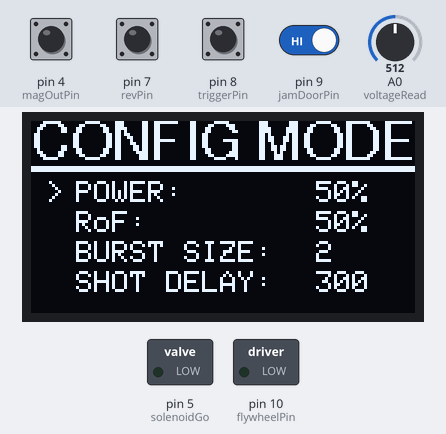
This sketch was run on a simulated Arduino Uno, built with avr-gcc and run on an emulated ATmega328P. Shown: 128×64 one-colour display, switched loads named in the sketch (green lamp = pin HIGH). The inputs (shaded band) are chosen by the test bench; at power-on: pin 4 (magOutPin), pin 7 (revPin), pin 8 (triggerPin), pin 9 (jamDoorPin) HIGH, A0 (voltageRead) = 512.

Above: at 4.3 s.
4.4 s: pin 7 (revPin) pulled LOW for 0.15 s
At 5.1 s:
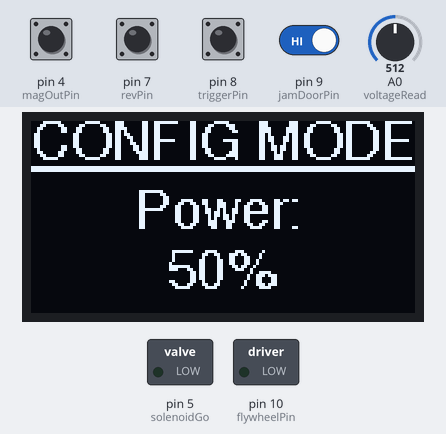
6.0 s: pin 8 (triggerPin) pulled LOW for 0.15 s
At 6.6 s:
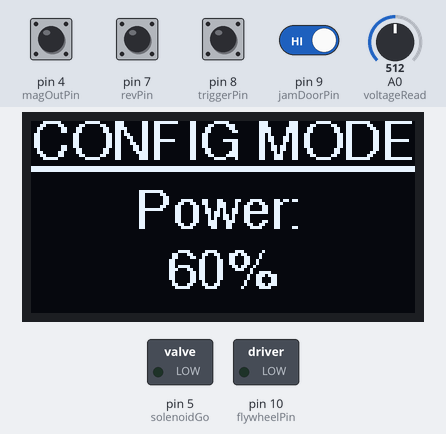
7.6 s: pin 9 (jamDoorPin) driven LOW
At 8.2 s:
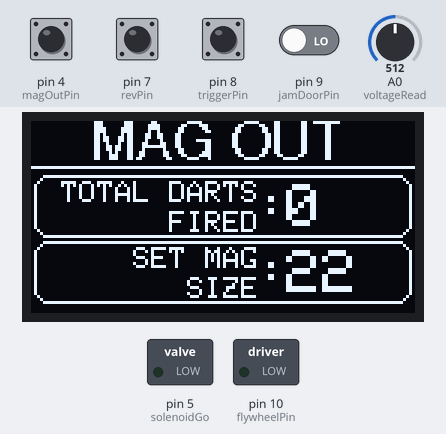
9.1 s: pin 4 (magOutPin) pulled LOW for 0.15 s
At 9.23 s:
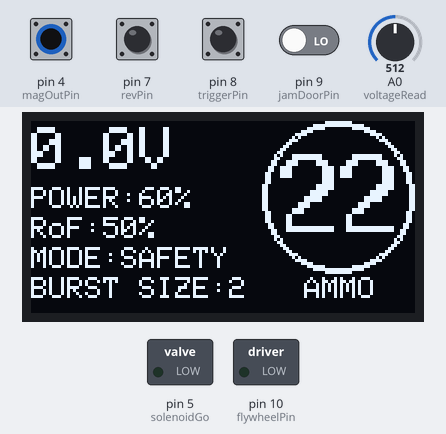
10.8 s: pin 8 (triggerPin) pulled LOW for 1 s
At 11.3 s:
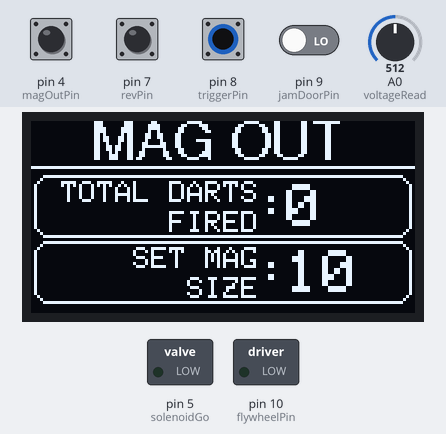
13.3 s: pin 4 (magOutPin) pulled LOW for 1 s
At 14.1 s:
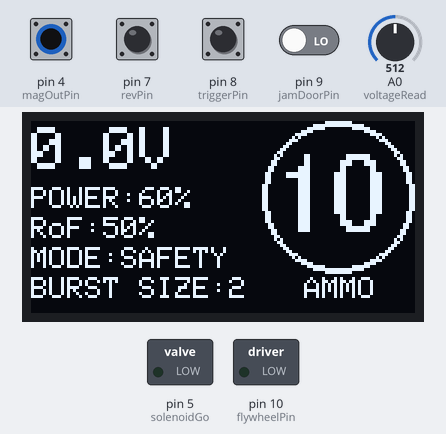
Timing chart, 0 to 16.3 s (numbered marks = the images above; inputs shaded):
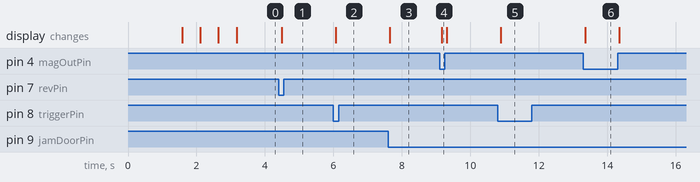

The sketch:

Rapidstrike_Solenoid_Code.ino
```cpp
#include <Adafruit_GFX.h>
#include <Adafruit_SSD1306.h>
#include <Fonts/FreeSans9pt7b.h>
#include <SPI.h>
#include <Wire.h>
#include <JC_Button.h>

//Pin Definition
#define triggerPin 8
#define solenoidGo 5
#define flywheelPin 10
#define revPin 7
#define magOutPin 4
#define jamDoorPin 9
#define voltageRead A0

// Configuration Options
int revDelay = 300;                                         //Default flywheel rev delay
byte burstSize = 2;                                         //Default qty of darts to fire in burst mode
byte rateOfFire = 50;                                       //Default rate of fire percentage
byte rateOfFireDelayMin = 30;                               //Max rate of fire delay between shots
byte rateOfFireDelayMax = 150;                              //Min rate of fire delay between shots
byte solenoidRoF;
byte flywheelPower = 50;                                    //Default flywheel power
byte fireMode = 0;                                          //Starts blaster in safety mode. 0=Safety, 1=Single Shot, 2=Burst Fire, 3=Full Auto
byte dartsFired = 0;                                        //Counts how many darts are fired for each trigger pull
int totalDartsFired = 0;                                    //Keeps track of total darts fired between blaster resets
int dartsToFire = 0;                                        //Counts how many darts are left to fire for each trigger pull
int ammoLeft;                                               //Counts remaining ammo in magazine
int menuitem = 1;                                           //Used for configuration menu
int page = 1;                                               //Used for configuration menu
int magArray[9] = {6, 10, 12, 15, 18, 22, 25, 35, 50};      //Magazine size array for selection of mag size when mag is out
byte arrayIndex = 0;
byte magSize = magArray[5];                                 //Default magazine size
unsigned long currentMillis;
unsigned long previousMillis = 0;
unsigned long transitionMillis;
unsigned long previousTransitionMillis = 0;

//voltage measurement
float vout = 0.0;
float batteryVoltage = 0.0;
float R1 = 100000.0;
float R2 = 10000.0;
unsigned char sampleCount = 0;
int sumBatteryValue = 0;
byte avValue = 0;
byte samples = 10;
int batteryMin = 9.6;

//Other Settings
bool normalMode = true;
bool magOut = false;
bool configMode = false;
bool aDartIsFired = false;
bool fullAuto = false;
bool lowBattery = false;

//For buttons/ switches
#define PULLUP true                                                            //Internal pullup, so we dont need to wire resistor
#define INVERT true                                                            //Invert required for proper readings with pullup
#define DEBOUNCE_MS 10                                                         //Check btn time every 10ms

Button triggerSwitch (triggerPin, PULLUP, INVERT, DEBOUNCE_MS);                //Trigger button, using the library
Button revSwitch (revPin, PULLUP, INVERT, DEBOUNCE_MS);                        //Firemode selector switch, using the library
Button magOutSwitch (magOutPin, PULLUP, INVERT, DEBOUNCE_MS);                  //Magout switch, using the library
Button jamDoorSwitch (jamDoorPin, PULLUP, INVERT, DEBOUNCE_MS);                //Jamdoor switch, using the library

// Display Setup
#define SCREEN_WIDTH 128                                                       // OLED display width, in pixels
#define SCREEN_HEIGHT 64                                                       // OLED display height, in pixels
#define OLED_RESET    -1                                                       // Reset pin # (or -1 if sharing Arduino reset pin)
Adafruit_SSD1306 display(SCREEN_WIDTH, SCREEN_HEIGHT, &Wire, OLED_RESET);

void setup() {

  Serial.begin(9600);
  display.begin(SSD1306_SWITCHCAPVCC, 0x3C);  // initialize with the I2C addr 0x3D (for the 128x64)
  display.clearDisplay();

  //  Display Message
  display.clearDisplay();
  display.setFont(&FreeSans9pt7b);
  display.setTextSize(1);
  display.setTextColor(WHITE);
  display.setCursor(28, 20);
  display.print(F("NERF"));
  display.setCursor(22, 50);
  display.print(F("BLASTER"));
  display.display();
  delay(1500);
  display.clearDisplay();
  display.setFont(&FreeSans9pt7b);
  display.setTextSize(1);
  display.setTextColor(WHITE);
  display.setCursor(10, 20);
  display.print(F("BOOTING UP"));
  display.setTextSize(2);
  display.setCursor(55, 50);
  display.print(F("3"));
  display.display();
  delay(500);
  display.setCursor(55, 50);
  display.setTextColor(BLACK);
  display.print(F("3"));
  display.setCursor(55, 50);
  display.setTextColor(WHITE);
  display.print(F("2"));
  display.display();
  delay(500);
  display.setCursor(55, 50);
  display.setTextColor(BLACK);
  display.print(F("2"));
  display.setCursor(55, 50);
  display.setTextColor(WHITE);
  display.print(F("1"));
  display.display();
  delay(500);

  //PinModes
  pinMode(triggerPin, INPUT_PULLUP);
  pinMode(revPin, INPUT_PULLUP);
  pinMode(magOutPin, INPUT_PULLUP);
  pinMode(jamDoorPin, INPUT_PULLUP);
  pinMode(voltageRead, INPUT);
  pinMode(solenoidGo, OUTPUT);
  pinMode(flywheelPin, OUTPUT);

  //Holding the rev and trigger during booting will put the blaster at full power without needing to go into the config menu
  revSwitch.read();
  triggerSwitch.read();
  if (revSwitch.isPressed() && triggerSwitch.isPressed()) {
    rateOfFire = 100;
    flywheelPower = 100;
  }
  ammoLeft = magSize;
}

void loop() {
  jamDoorSwitch.read();                   //Listening for jam door being opened
  magOutSwitch.read();                    //Listening for magazine removal
  triggerSwitch.read();                   //Listening to trigger being pressed
  revSwitch.read();                       //Listening to rev trigger being pressed

  voltageMonitor();

  if (!lowBattery && !jamDoorSwitch.isPressed()) {
    configMode = true;
    magOut = false;
    normalMode = false;
    configDisplay();
    menuHandling();
    resetDartsFired();
  }
  else if (!lowBattery && !magOutSwitch.isPressed()) {
    ammoLeft = magSize;
    configMode = false;
    magOut = true;
    normalMode = false;
    magOutDisplay();
    resetDartsFired();
    //    magSelection();
    if (triggerSwitch.wasPressed()) {
      arrayIndex++;
      if (arrayIndex >= 9) {
        arrayIndex = 0;
      }
      magSize = magArray[arrayIndex];
      ammoLeft = magSize;
    }
  }
  else if (lowBattery) {
    LowBatteryDisplay();
    configMode = false;
    magOut = false;
    normalMode = false;
  }
  else {
    configMode = false;
    magOut = false;
    normalMode = true;
    normalDisplay();
    toggleFireModes();
    //    fireDart();
    //    cycleControl();
    checkForDartsFired();
    selectFire();
    menuitem = 1;
    page = 1;
  }
}

//Function: Changes between firing modes upon each press of the rev trigger
void toggleFireModes() {
  if (normalMode) {
    if (revSwitch.wasPressed()) {                                  //Check if the rev trigger was pressed to change fire modes
      fireMode++;                                                  //Increment fireMode
    }
    if (fireMode == 0) {
    }
    if (fireMode == 1) {
      dartsToFire = 1;
    }
    if (fireMode == 2) {
      dartsToFire = burstSize;
    }
    if (fireMode == 3) {
      dartsToFire = 0;
    }
    if (fireMode > 3) {
      fireMode = 0;                                                 //Reset fireMode to 0 if >3
    }
  }
}

//Function: Handles selectfire control
void selectFire () {
  if (normalMode) {
    currentMillis = millis();
    if (triggerSwitch.isPressed() && fireMode == 0) {                                                 //Check if in safety mode if trigger is pressed
      digitalWrite(solenoidGo, LOW);
      digitalWrite(flywheelPin, LOW);
    }
    else if (triggerSwitch.wasPressed() && (fireMode == 1 || fireMode == 2) && ammoLeft > 0) {        //If in burst fire or single shot mode
      aDartIsFired = true;                                                                            //Allow for darts to be fired, handled elsewhere
    }
    else if (triggerSwitch.isPressed() && fireMode == 3 && ammoLeft > 0) {                            //If full auto turn on motors
      fullAuto = true;
    }
    else if (!triggerSwitch.isPressed()) {                                                            //if trigger isn't pressed
      if (fireMode == 3) {                                                                            //if firemode is fullauto or safety, turn off motor
        resetDartsFired();
      }
      else if (!aDartIsFired && (fireMode == 1 || fireMode == 2 )) {
        resetDartsFired();
      }
    }
  }
}

//Function: Checks that a dart has been fired
void checkForDartsFired () {
  if (aDartIsFired) {
    dartsToFire = dartsToFire - dartsFired;                                          //Determine max amounts of darts to be fired
    if (dartsToFire > 0 && ammoLeft > 0) {
      analogWrite(flywheelPin, flywheelPower * 2.55);                                //PWM to flyhweel motor flywheel power pecentage x 2.55 to give PWM range from 0 to 255
      if (currentMillis - previousMillis >= revDelay) {                              //Delay between flywheels starting and solenoid starting
        fireDart();                                                                  //Fire dart
      }
    }
    else if ((dartsFired >= dartsToFire) || ammoLeft == 0) {                         //If can't fire anymore darts
      resetDartsFired();                                                             //Reset darts fired stuff so it can happen again
    }
  }
  if (fullAuto) {
    dartsFired = 0;
    analogWrite(flywheelPin, flywheelPower * 2.55);
    if (currentMillis - previousMillis >= revDelay) {
      fireDart();
    }
    else if (!triggerSwitch.isPressed() && dartsFired >= 1) {
      resetDartsFired();
    }
  }
}

//Function: to handle dart firing
void fireDart() {
  solenoidRoF = rateOfFireDelayMin + (rateOfFireDelayMax - rateOfFireDelayMin) * (rateOfFire - 100) / (30 - 100); //Solenoid timing
  digitalWrite(solenoidGo, HIGH);
  delay(40);
  digitalWrite(solenoidGo, LOW);
  delay(solenoidRoF);
  dartsFired++;
  ammoLeft--;
  totalDartsFired++;
  if (ammoLeft <= 0) {
    ammoLeft = 0;
  }
}

//Function: Turns off motors and resets dart counters once darts have been fired
void resetDartsFired () {
  digitalWrite(solenoidGo, LOW);                                    //Turn off solenoid
  digitalWrite(flywheelPin, LOW);                                 //Turn off flywheel motors
  dartsFired = 0;                                                 //Reset darts fired to 0
  aDartIsFired = false;                                           //No longer checking if darts are being fired
  fullAuto = false;                                               //Turn off full auto
  previousMillis = currentMillis;
}

//Function; Checks battery voltage.
void voltageMonitor() {
  static byte counter = 0;
  counter++;
  if (counter < 250) {
    return;
    counter = 0;
  }
  if (sampleCount < samples) {
    sumBatteryValue += analogRead(voltageRead);
    sampleCount++;
  }
  else {
    avValue = sumBatteryValue / samples;
    vout = (avValue * 5.0) / 1024.0;
    batteryVoltage = (vout / (R2 / (R1 + R2))) * 1.05;
    sampleCount = 0;
    avValue = 0;
    sumBatteryValue = 0;
    vout = 0;
    if (batteryVoltage < batteryMin) {
      lowBattery = true;
    }
    else {
      lowBattery = false;
    }
  }
}

//Function: Changes blaster settings if in configuration or magout modes
void menuHandling() {
  if (configMode) {
    if (revSwitch.wasPressed()) {
      page++;
      if (page > 2) {
        page = 1;
      }
    }
    if (triggerSwitch.wasPressed() && page == 1) {
      menuitem++;
      if (menuitem > 4) {
        menuitem = 1;
      }
    }
    if (triggerSwitch.wasPressed() && menuitem == 1 && page == 2 ) {
      flywheelPower = flywheelPower + 10;
      if (flywheelPower > 100) {
        flywheelPower = 30;
      }
    }
    else if (triggerSwitch.wasPressed() && menuitem == 2 && page == 2 ) {
      rateOfFire = rateOfFire + 10;
      if (rateOfFire > 100) {
        rateOfFire = 30;
      }
    }
    else if (triggerSwitch.wasPressed() && menuitem == 3 && page == 2 ) {
      burstSize++;
      if (burstSize > 5) {
        burstSize = 2;
      }
    }
    else if (triggerSwitch.wasPressed() && menuitem == 4 && page == 2 ) {
      revDelay = revDelay + 50;
      if (revDelay > 750) {
        revDelay = 50;
      }
    }
  }
}

//Function: Draws normal display when blaster is in normal mode
void normalDisplay() {
  display.clearDisplay();
  display.setFont();
  display.setTextSize(2);
  display.setTextColor(WHITE);
  display.setCursor(0, 2);
  display.print(batteryVoltage, 1);
  display.println(F("V"));
  display.setTextSize(1);
  display.setCursor(0, 22);
  display.print(F("POWER:"));
  display.print(flywheelPower);
  display.print(F("%"));
  display.setCursor(0, 32);
  display.print(F("RoF:"));
  display.print(rateOfFire);
  display.print(F("%"));
  display.setCursor(0, 42);
  display.print(F("MODE:"));
  if (fireMode == 0) {
    display.print(F("SAFETY"));
  }
  else if (fireMode == 1) {
    display.print(F("SINGLE"));
  }
  else if (fireMode == 2) {
    display.print(F("BURST"));
  }
  else if (fireMode == 3) {
    display.print(F("FULL AUTO"));
  }
  display.setCursor(0, 52);
  display.print(F("BURST SIZE:"));
  display.print(burstSize);
  display.drawCircle(102, 25, 25, WHITE);
  display.drawCircle(102, 25, 24, WHITE);
  if (ammoLeft >= 20) {
    display.setFont(&FreeSans9pt7b);
    display.setTextSize(2);
    display.setCursor(81, 35);
    display.print(ammoLeft);
    display.setTextSize(1);
  }
  else if (ammoLeft >= 10 && ammoLeft < 20) {
    display.setFont(&FreeSans9pt7b);
    display.setTextSize(2);
    display.setCursor(79, 35);
    display.print(ammoLeft);
    display.setTextSize(1);
  }
  else if (ammoLeft < 10) {
    display.setFont(&FreeSans9pt7b);
    display.setTextSize(2);
    display.setCursor(92, 35);
    display.print(ammoLeft);
    display.setTextSize(1);
  }
  if (ammoLeft > 3) {
    display.setFont();
    display.setTextSize(1);
    display.setCursor(91, 52);
    display.println(F("AMMO"));
  }
  else if (ammoLeft <= 3 && ammoLeft > 0) {
    display.setFont();
    display.setTextSize(1);
    display.setCursor(78, 52);
    display.println(F("AMMO LOW"));
  }
  else if (ammoLeft == 0) {
    display.setFont();
    display.setTextSize(1);
    display.setCursor(83, 52);
    display.println(F("*EMPTY*"));
  }
  display.display();
}

//Function: Draws configuration display when jamdoor is opened
void configDisplay() {
  if (configMode) {
    display.clearDisplay();
    display.setFont(&FreeSans9pt7b);
    display.setTextSize(1);
    display.setTextColor(WHITE);
    display.setCursor(0, 12 );
    display.print(F("CONFIG MODE"));
    display.drawFastHLine(0, 15, 128, WHITE);
    display.drawFastHLine(0, 16, 128, WHITE);
    display.setFont();
    if (page == 1 && menuitem == 1)
    {
      display.setCursor(5, 20);
      display.print(F(">"));
      display.setCursor(15, 20);
      display.print(F("POWER:"));
      display.setCursor(95, 20);
      display.print(flywheelPower);
      display.print(F("%"));
      display.setCursor(15, 30);
      display.print(F("RoF:"));
      display.setCursor(95, 30);
      display.print(rateOfFire);
      display.print(F("%"));
      display.setCursor(15, 40);
      display.print(F("BURST SIZE:"));
      display.setCursor(95, 40);
      display.print(burstSize);
      display.setCursor(15, 50);
      display.print(F("SHOT DELAY:"));
      display.setCursor(95, 50);
      display.print(revDelay);
    }
    else if (page == 1 && menuitem == 2)
    {
      display.setCursor(15, 20);
      display.print(F("POWER:"));
      display.setCursor(95, 20);
      display.print(flywheelPower);
      display.print(F("%"));
      display.setCursor(5, 30);
      display.print(F(">"));
      display.setCursor(15, 30);
      display.print(F("RoF:"));
      display.setCursor(95, 30);
      display.print(rateOfFire);
      display.print(F("%"));
      display.setCursor(15, 40);
      display.print(F("BURST SIZE:"));
      display.setCursor(95, 40);
      display.print(burstSize);
      display.setCursor(15, 50);
      display.print(F("SHOT DELAY:"));
      display.setCursor(95, 50);
      display.print(revDelay);
    }
    else if (page == 1 && menuitem == 3)
    {
      display.setCursor(15, 20);
      display.print(F("POWER:"));
      display.setCursor(95, 20);
      display.print(flywheelPower);
      display.print(F("%"));
      display.setCursor(15, 30);
      display.print(F("RoF:"));
      display.setCursor(95, 30);
      display.print(rateOfFire);
      display.print(F("%"));
      display.setCursor(5, 40);
      display.print(F(">"));
      display.setCursor(15, 40);
      display.print(F("BURST SIZE:"));
      display.setCursor(95, 40);
      display.print(burstSize);
      display.setCursor(15, 50);
      display.print(F("SHOT DELAY:"));
      display.setCursor(95, 50);
      display.print(revDelay);
    }
    else if (page == 1 && menuitem == 4)
    {
      display.setCursor(15, 20);
      display.print(F("POWER:"));
      display.setCursor(95, 20);
      display.print(flywheelPower);
      display.print(F("%"));
      display.setCursor(15, 30);
      display.print(F("RoF:"));
      display.setCursor(95, 30);
      display.print(rateOfFire);
      display.print(F("%"));
      display.setCursor(15, 40);
      display.print(F("BURST SIZE:"));
      display.setCursor(95, 40);
      display.print(burstSize);
      display.setCursor(5, 50);
      display.print(F(">"));
      display.setCursor(15, 50);
      display.print(F("SHOT DELAY:"));
      display.setCursor(95, 50);
      display.print(revDelay);
    }
    if (page == 2 && menuitem == 1)
    {
      display.setFont(&FreeSans9pt7b);
      display.setTextSize(1);
      display.setCursor(35, 35);
      display.print(F("Power:"));
      if (flywheelPower < 100) {
        display.setCursor(45, 55);
        display.print(flywheelPower); //OK
        display.print(F("%"));
      }
      if (flywheelPower == 100) {
        display.setCursor(35, 55);
        display.print(flywheelPower); //OK
        display.print(F("%"));
      }
    }
    else if (page == 2 && menuitem == 2)
    {
      display.setFont(&FreeSans9pt7b);
      display.setTextSize(1);
      display.setCursor(45, 35);
      display.print(F("RoF:"));
      if (rateOfFire < 100) {
        display.setCursor(45, 55);
        display.print(rateOfFire); //OK
        display.print(F("%"));
      }
      if (rateOfFire == 100) {
        display.setCursor(35, 55);
        display.print(rateOfFire); //OK
        display.print(F("%"));
      }
    }
    else if (page == 2 && menuitem == 3)
    {
      display.setFont(&FreeSans9pt7b);
      display.setTextSize(1);
      display.setCursor(23, 35);
      display.print(F("Burst Size:"));
      display.setCursor(60, 55);
      display.print(burstSize); //OK
    }
    else if (page == 2 && menuitem == 4)
    {
      display.setFont(&FreeSans9pt7b);
      display.setTextSize(1);
      display.setCursor(23, 35);
      //      display.print("Burst Size:");
      display.print(F("Shot Delay:"));
      display.setCursor(50, 55);
      display.print(revDelay); //OK
    }
    display.display();
  }
}

//Function: Draws magout display when magazine removed
void magOutDisplay() {
  if (magOut) {
    display.clearDisplay();
    display.setFont(&FreeSans9pt7b);
    display.setTextSize(1);
    display.setTextColor(WHITE);
    display.setCursor(20, 12 );
    display.print(F("MAG OUT"));
    display.drawFastHLine(0, 15, 128, WHITE);
    display.setFont();
    display.setTextColor(WHITE);
    display.setCursor(10, 20);
    display.print(F("TOTAL DARTS"));
    display.setCursor(10, 30);
    display.print(F("      FIRED"));
    display.setCursor(10, 42);
    display.print(F("    SET MAG"));
    display.setCursor(10, 52);
    display.print(F("       SIZE"));
    display.setTextSize(2);
    display.setCursor(75, 21 );
    display.print(F(":"));
    display.setCursor(85, 21 );
    display.print(totalDartsFired);
    display.setCursor(75, 43 );
    display.print(F(":"));
    display.setCursor(85, 43 );
    display.print(magSize);
    display.drawRoundRect(1, 18, 126, 21, 5, WHITE);
    display.drawRoundRect(1, 40, 126, 21, 5, WHITE);
    display.display();
  }
}

//Function: Draws low battery display when battery is too low
void LowBatteryDisplay() {
  display.clearDisplay();
  display.drawRoundRect(12, 7, 100, 50, 7, WHITE);
  display.drawRoundRect(13, 8, 98, 48, 5, WHITE);
  display.fillRect(112, 17, 10, 30, WHITE);
  display.setFont(&FreeSans9pt7b);
  display.setTextSize(1);
  display.setTextColor(WHITE);
  display.setCursor(42, 28);
  display.println(F("LOW"));
  display.setCursor(18, 48);
  display.println(F("BATTERY!"));
  display.display();
  delay(500);
  display.fillRoundRect(16, 11, 92, 42, 3, WHITE);
  display.setTextColor(BLACK);
  display.setCursor(42, 28);
  display.println(F("LOW"));
  display.setCursor(18, 48);
  display.println(F("BATTERY!"));
  display.display();
  delay(500);
}
```

Measured:
- after the input at 4.4 s, the display: changes after 0.09 s (image 1)
- after the input at 6.0 s, the display: changes after 0.07 s (image 2)
- after the input at 7.6 s, the display: changes at once (image 3)
- after the input at 9.1 s, the display: changes after 0.06 s (image 4)
- after the input at 10.8 s, the display: changes after 0.10 s (image 5)
- after the input at 13.3 s, the display: changes after 0.06 s (image 6)
